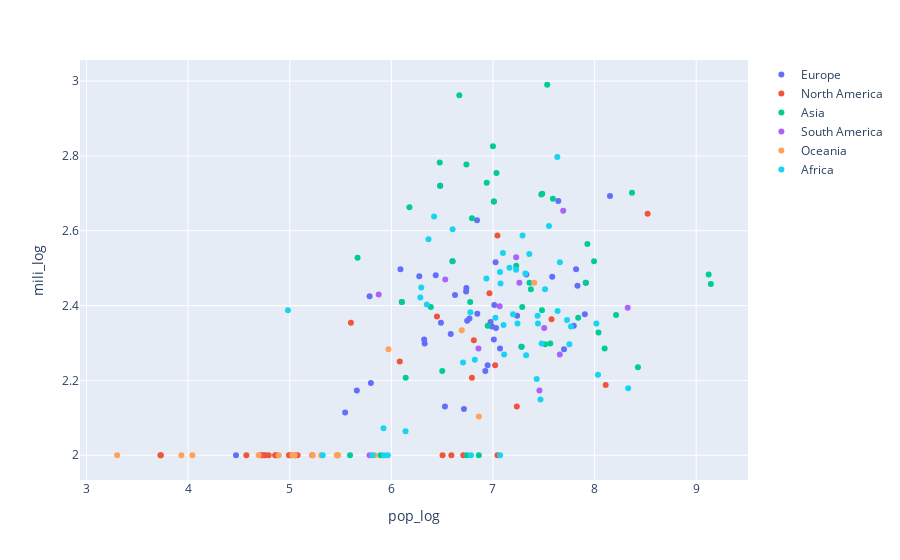

Notebook cell for this chart:
### Code cell
fig = px.scatter(final_df,
                 x ="pop_log",
                 y ="mili_log",
                 color ="continent_name",
                 hover_name = "country"
                )
for trace in fig.data:
    trace.name = trace.name.split('=')[1]
fig.show()

### Figure 1 — Plotly figure (JSON) as saved in the notebook; plotly's stock layout.template omitted (floating-point values rounded to 4 significant figures)
{"data": [{"hoverlabel": {"namelength": 0}, "hovertemplate": "<b>%{hovertext}</b><br><br>continent_name=Europe<br>pop_log=%{x}<br>mili_log=%{y}", "hovertext": ["Russia", "Kazakhstan", "Turkey", "France", "Ukraine", "Spain", "Sweden", "Germany", "Finland", "Norway", "Poland", "Italy", "United Kingdom", "Romania", "Belarus", "Greece", "Bulgaria", "Iceland", "Hungary", "Portugal", "Azerbaijan", "Austria", "Czechia", "Serbia", "Ireland", "Georgia", "Lithuania", "Latvia", "Croatia", "Bosnia and Herzegovina", "Slovakia", "Estonia", "Denmark", "Netherlands", "Switzerland", "Moldova", "Belgium", "Armenia", "Albania", "Macedonia", "Slovenia", "Montenegro", "Cyprus", "Luxembourg", "Faroe Islands", "Malta", "Gibraltar"], "legendgroup": "continent_name=Europe", "marker": {"color": "#636efa", "symbol": "circle"}, "mode": "markers", "name": "Europe", "showlegend": true, "type": "scatter", "x": [8.151, 7.281, 7.914, 7.832, 7.643, 7.699, 7.009, 7.904, 6.746, 6.738, 7.583, 7.795, 7.818, 7.328, 6.977, 7.026, 6.843, 5.545, 6.99, 7.013, 7.009, 6.947, 7.029, 6.846, 6.714, 6.602, 6.436, 6.274, 6.626, 6.584, 6.736, 6.089, 6.769, 7.238, 6.924, 6.527, 7.069, 6.48, 6.488, 6.328, 6.323, 5.785, 6.103, 5.798, 4.713, 5.66, 4.471], "xaxis": "x", "y": [2.693, 2.29, 2.461, 2.453, 2.679, 2.283, 2.31, 2.377, 2.36, 2.447, 2.477, 2.346, 2.497, 2.483, 2.356, 2.516, 2.628, 2.114, 2.344, 2.401, 2.679, 2.241, 2.34, 2.378, 2.124, 2.519, 2.481, 2.479, 2.428, 2.324, 2.438, 2.497, 2.365, 2.373, 2.225, 2.13, 2.286, 2.72, 2.354, 2.299, 2.31, 2.425, 2.41, 2.193, 2, 2.173, 2], "yaxis": "y"}, {"hoverlabel": {"namelength": 0}, "hovertemplate": "<b>%{hovertext}</b><br><br>continent_name=North America<br>pop_log=%{x}<br>mili_log=%{y}", "hovertext": ["Canada", "United States", "Greenland", "Mexico", "Nicaragua", "Honduras", "Cuba", "Guatemala", "Panama", "Costa Rica", "Dominican Republic", "Haiti", "Belize", "El Salvador", "Jamaica", "Puerto Rico", "Trinidad and Tobago", "Turks and Caicos Islands", "Dominica", "Saint Lucia", "Antigua and Barbuda", "Barbados", "Saint Vincent and the Grenadines", "Grenada", "Cayman Islands", "Saint Kitts and Nevis", "Saint Pierre and Miquelon", "Aruba", "British Virgin Islands", "Montserrat", "Bermuda"], "legendgroup": "continent_name=North America", "marker": {"color": "#EF553B", "symbol": "circle"}, "mode": "markers", "name": "North America", "showlegend": true, "type": "scatter", "x": [7.576, 8.522, 4.761, 8.109, 6.793, 6.965, 7.044, 7.234, 6.59, 6.707, 7.021, 7.044, 5.602, 6.812, 6.448, 6.504, 6.082, 4.748, 4.871, 5.221, 4.992, 5.469, 5.006, 5.053, 4.792, 4.731, 3.728, 5.077, 4.573, 3.73, 4.856], "xaxis": "x", "y": [2.364, 2.645, 2, 2.188, 2.207, 2.433, 2.588, 2.13, 2, 2, 2.241, 2, 2.354, 2.307, 2.371, 2, 2.25, 2, 2, 2, 2, 2, 2, 2, 2, 2, 2, 2, 2, 2, 2], "yaxis": "y"}, {"hoverlabel": {"namelength": 0}, "hovertemplate": "<b>%{hovertext}</b><br><br>continent_name=Asia<br>pop_log=%{x}<br>mili_log=%{y}", "hovertext": ["China", "India", "Kazakhstan", "Saudi Arabia", "Indonesia", "Iran", "Mongolia", "Pakistan", "Turkey", "Afghanistan", "Yemen", "Thailand", "Turkmenistan", "Uzbekistan", "Iraq", "Japan", "Vietnam", "Malaysia", "Oman", "Philippines", "Kyrgyzstan", "Syria", "Cambodia", "Bangladesh", "Nepal", "Tajikistan", "Jordan", "Azerbaijan", "United Arab Emirates", "Georgia", "Sri Lanka", "Bhutan", "Taiwan", "Armenia", "Israel", "Kuwait", "Timor-Leste", "Qatar", "Lebanon", "Cyprus", "Brunei", "Hong Kong", "Bahrain", "Singapore", "Maldives"], "legendgroup": "continent_name=Asia", "marker": {"color": "#00cc96", "symbol": "circle"}, "mode": "markers", "name": "Asia", "showlegend": true, "type": "scatter", "x": [9.144, 9.123, 7.281, 7.534, 8.427, 7.929, 6.501, 8.368, 7.914, 7.564, 7.475, 7.839, 6.743, 7.485, 7.59, 8.099, 7.994, 7.514, 6.669, 8.038, 6.776, 7.288, 7.229, 8.211, 7.482, 6.948, 7.034, 7.009, 7.0, 6.602, 7.36, 5.893, 7.373, 6.48, 6.938, 6.476, 6.141, 6.388, 6.738, 6.103, 5.667, 6.86, 6.178, 6.793, 5.593], "xaxis": "x", "y": [2.458, 2.483, 2.29, 2.99, 2.236, 2.565, 2.225, 2.702, 2.461, 2.299, 2.697, 2.367, 2, 2.699, 2.686, 2.286, 2.519, 2.297, 2.962, 2.328, 2.41, 2.396, 2.507, 2.375, 2.387, 2.346, 2.754, 2.679, 2.826, 2.519, 2.461, 2, 2.444, 2.72, 2.728, 2.782, 2.207, 2.396, 2.777, 2.41, 2.528, 2, 2.663, 2.633, 2], "yaxis": "y"}, {"hoverlabel": {"namelength": 0}, "hovertemplate": "<b>%{hovertext}</b><br><br>continent_name=South America<br>pop_log=%{x}<br>mili_log=%{y}", "hovertext": ["Brazil", "Argentina", "Peru", "Colombia", "Bolivia", "Venezuela", "Chile", "Paraguay", "Ecuador", "Guyana", "Uruguay", "Suriname"], "legendgroup": "continent_name=South America", "marker": {"color": "#ab63fa", "symbol": "circle"}, "mode": "markers", "name": "South America", "showlegend": true, "type": "scatter", "x": [8.326, 7.658, 7.504, 7.691, 7.066, 7.457, 7.26, 6.857, 7.228, 5.875, 6.53, 5.785], "xaxis": "x", "y": [2.394, 2.27, 2.34, 2.653, 2.398, 2.173, 2.461, 2.286, 2.529, 2.43, 2.47, 2], "yaxis": "y"}, {"hoverlabel": {"namelength": 0}, "hovertemplate": "<b>%{hovertext}</b><br><br>continent_name=Oceania<br>pop_log=%{x}<br>mili_log=%{y}", "hovertext": ["Australia", "Papua New Guinea", "New Zealand", "Solomon Islands", "New Caledonia", "Fiji", "Vanuatu", "French Polynesia", "Samoa", "Kiribati", "Tonga", "Guam", "Niue", "Cook Islands", "American Samoa", "Marshall Islands", "Nauru"], "legendgroup": "continent_name=Oceania", "marker": {"color": "#FFA15A", "symbol": "circle"}, "mode": "markers", "name": "Oceania", "showlegend": true, "type": "scatter", "x": [7.406, 6.861, 6.692, 5.836, 5.462, 5.971, 5.475, 5.47, 5.309, 5.048, 5.026, 5.227, 3.301, 3.933, 4.694, 4.892, 4.041], "xaxis": "x", "y": [2.461, 2.104, 2.334, 2, 2, 2.283, 2, 2, 2, 2, 2, 2, 2, 2, 2, 2, 2], "yaxis": "y"}, {"hoverlabel": {"namelength": 0}, "hovertemplate": "<b>%{hovertext}</b><br><br>continent_name=Africa<br>pop_log=%{x}<br>mili_log=%{y}", "hovertext": ["Algeria", "Sudan", "Chad", "Niger", "Angola", "Mali", "South Africa", "Ethiopia", "Mauritania", "Egypt", "Tanzania", "Nigeria", "Namibia", "Mozambique", "Zambia", "South Sudan", "Somalia", "Central African Republic", "Madagascar", "Botswana", "Kenya", "Cameroon", "Morocco", "Zimbabwe", "Cote d'Ivoire", "Burkina Faso", "Gabon", "Western Sahara", "Guinea", "Uganda", "Ghana", "Senegal", "Tunisia", "Malawi", "Eritrea", "Benin", "Liberia", "Sierra Leone", "Togo", "Guinea-Bissau", "Lesotho", "Equatorial Guinea", "Burundi", "Rwanda", "Djibouti", "Comoros", "Mauritius", "Sao Tome and Principe", "Seychelles"], "legendgroup": "continent_name=Africa", "marker": {"color": "#19d3f3", "symbol": "circle"}, "mode": "markers", "name": "Africa", "showlegend": true, "type": "scatter", "x": [7.633, 7.659, 7.227, 7.357, 7.512, 7.291, 7.752, 8.034, 6.603, 8.018, 7.768, 8.33, 6.42, 7.479, 7.241, 7.024, 7.07, 6.777, 7.431, 6.365, 7.729, 7.443, 7.551, 7.163, 7.439, 7.319, 6.348, 5.814, 7.098, 7.636, 7.467, 7.197, 7.069, 7.326, 6.784, 7.109, 6.705, 6.821, 6.935, 6.285, 6.294, 5.922, 7.074, 7.104, 5.965, 5.928, 6.14, 5.325, 4.982], "xaxis": "x", "y": [2.797, 2.516, 2.496, 2.538, 2.444, 2.588, 2.297, 2.215, 2.604, 2.352, 2.344, 2.179, 2.638, 2.299, 2.352, 2.367, 2, 2.382, 2.204, 2.577, 2.362, 2.352, 2.613, 2.501, 2.373, 2.486, 2.403, 2, 2.54, 2.386, 2.149, 2.377, 2.49, 2.267, 2, 2.27, 2.248, 2.255, 2.473, 2.422, 2.449, 2.072, 2.459, 2.348, 2, 2, 2.064, 2, 2.387], "yaxis": "y"}], "layout": {"legend": {"tracegroupgap": 0}, "margin": {"t": 60}, "xaxis": {"anchor": "y", "domain": [0, 1], "title": {"text": "pop_log"}}, "yaxis": {"anchor": "x", "domain": [0, 1], "title": {"text": "mili_log"}}}}
